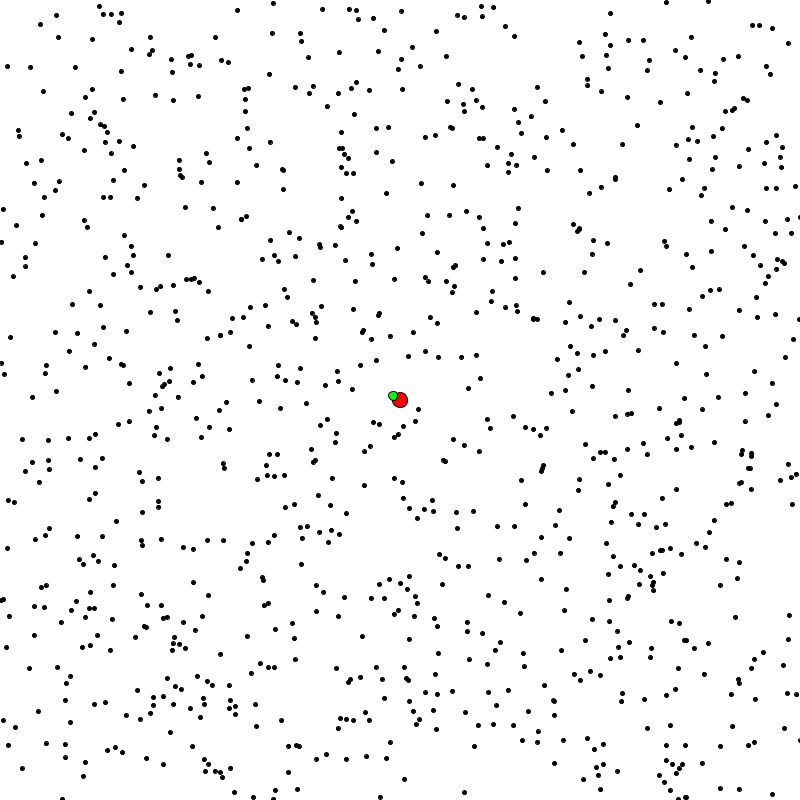
Frame 1 (no input)
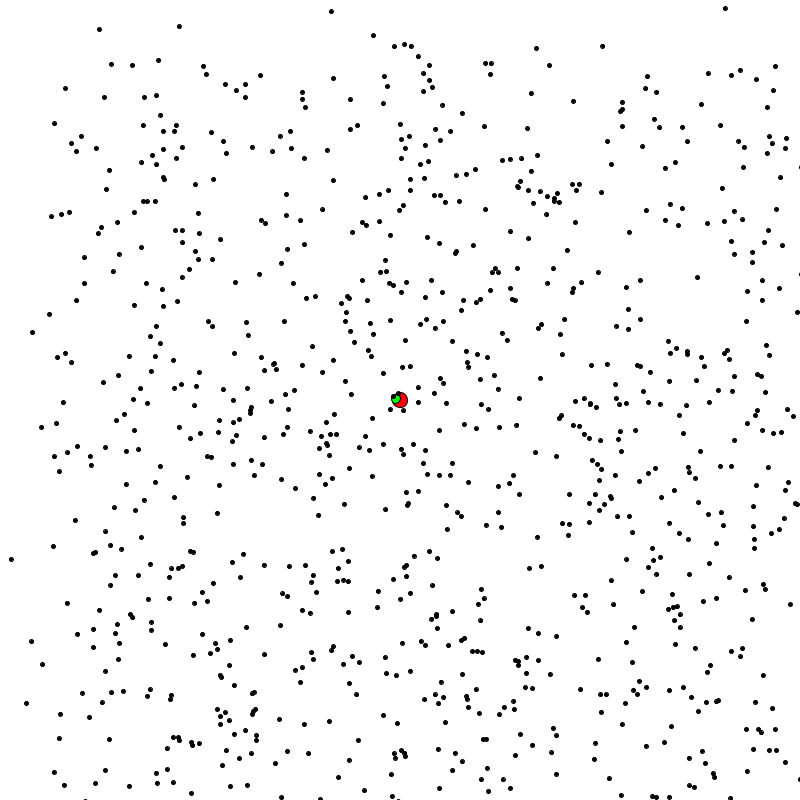
Frame 60 (the mouse pressed at the canvas centre just before this capture)
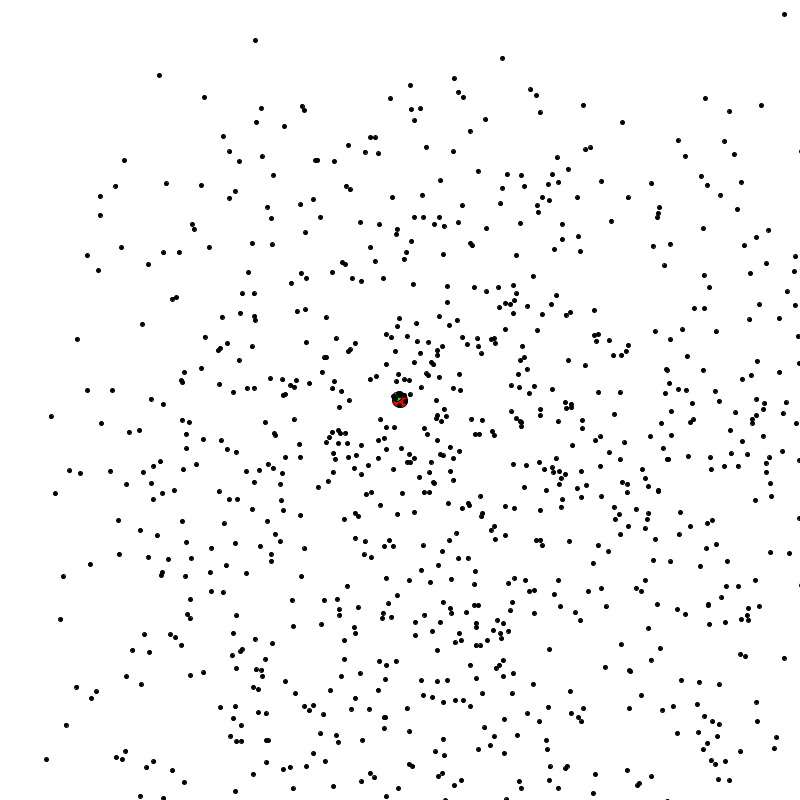
Frame 120 (the mouse held since frame 60 and released just before this capture)

The Processing sketch that drew these frames (run headless with seeded random() and noise(); from frame 60 on, the mouse is pressed at the canvas centre):

// Processing sketch: DifferentialEvolution
// ── DifferentialEvolution.pde
/**
 * Author:  Al Timofeyev
 * Date:    August 7, 2020
 * Desc:    Example of a simple Differential Evolution algorithm. Please refer to
 *          the README.txt file for explanations on what the changable variables
 *          are and what they do.
 * 
 * Version:      1.0
 * Modified By:  
 * Modify Date:  
 */

Population swarm;  // Declare the Differential Evolution population object.
PVector goal;

// ********************************************************************************
// **************** CHANGE THESE TO CONTROL DIFFERENTIAL EVOLUTION ****************
// ********************************************************************************
final int GOAL_SIZE = 15;          // The size of the goal.
final int POPULATION_SIZE = 1000;  // The size of the population.
final int GENERATIONS = 5000;      // The number of time to execute the Diffirential Evolution algorithm.

final float CR_PROBABILITY = 0.008;  // The probability of a crossover, in the range of [0, 1).
final float F = 0.0002;              // A Scaling factor, in the range of [0, 1).
final float LAMBDA = 0.2;            // A scaling factor, in the range of [0, 1).
final int STRATEGY = 1;              // The strategy to use for mutation, in the range of [1, 10].
// ********************************************************************************
// ********************************************************************************

void setup()
{
  size(800, 800);
  goal = new PVector(width/2, height/2);

  swarm = new Population(POPULATION_SIZE);
}

void draw()
{
  background(255);  // Set canvas background color.

  // Set the fill color and size of the goal.
  fill(255, 0, 0);
  ellipse(goal.x, goal.y, GOAL_SIZE, GOAL_SIZE);
  
  // Run the Differential Evolution on the population.
  swarm.run_Differential_Evolution();
  
  // Show the new population on canvas.
  swarm.show();
  
  // Print the Population Analysis of Differential Evolution for each generation.
  swarm.print_Differential_Evolution_Population_Analysis();
  
  // ******************************************************************
  // COMMENT OUT THE WHOLE SECTION BELOW IF YOU WANT THE BASIC, INFINIT-LOOP, VISUALIZATION
  // ******************************************************************
  
  // --------------------------------------
  // Comment out this IF...Statement if you are
  // using the Change Goal IF...Statement below.
  // --------------------------------------
  
  // Stop the Differential Evolution once GENERATION limit is reached.
  if(frameCount == GENERATIONS)
  {
    swarm.print_Differential_Evolution_Population_Analysis();
    noLoop();
  }
  
  // --------------------------------------
  // Comment out this IF...Statement if you are
  // using the NoLoop-GENERATIONS IF...Statement above.
  // --------------------------------------
  
  // If more than 1/4 the population has reached the goal,
  // OR, if population hasn't reached the goal every GENERATIONS iterations.
  //if(swarm.mostOfPopulationReachedGoal() || ( frameCount%GENERATIONS == 0 && !swarm.mostOfPopulationReachedGoal() ))
  //{
  //    goal = getNewGoal();       // Set a new goal location.
  //    swarm.revivePopulation();  // Revive population.
  //}
  
  // ******************************************************************
  // ******************************************************************
}

 // ********************************************************************************
 // ********************************************************************************
 
// Returns a new Goal PVector within window limits.
PVector getNewGoal()
{
  // Get two random values between [0,1].
  float rand1 = random(1);
  float rand2 = random(1);
  
  // Normalize the two random values to within the bounds.
  float x = 0 + rand1*(width - 0);
  float y = 0 + rand2*(height - 0);
  
  // Return a new PVector with the x and y coordinates.
  return new PVector(x, y);
}

// ── Dot.pde
/**
 * Author:  Al Timofeyev
 * Date:    August 7, 2020
 * Desc:    
 * 
 * Version:      1.0
 * Modified By:  
 * Modify Date:  
 */

class Dot
{
  private PVector position;  // The x,y position of the Dot on the canvas.
  PVector velocity;          // The velocity of the Dot.

  float fitness;                 // Fitness of the Dot based on it's position.
  boolean reachedGoal = false;   // True if this Dot has reached the goal.
  boolean isBest = false;        // Keeps track if the dot is the best in population.

  // ************************************************************************
  // ***************************** CONSTRUCTORS *****************************
  // ************************************************************************

  /**
   * @brief Default Constructor.
   * Initializes this Dot with a random position within window bounds.
   * A velocity vector is also initialized.
   */
  Dot()
  {
    // ---------- Initialize The Position Vector ----------
    float rand1 = random(1);          // Get two random values between [0,1].
    float rand2 = random(1);
    float x = 0 + rand1*(width - 0);  // Normalize the x value to within the bounds.
    float y = 0 + rand2*(height - 0); // Normalize the y value to within the bounds
    position = new PVector(x, y);     // Set the initial position of particle.

    // ---------- Initialize The Velocity Vector ----------
    float randx = random(0, 0.5*(width - 0));  // Get random x value.
    float randy = random(0, 0.5*(height - 0)); // Get random y value.
    velocity = new PVector(randx, randy);      // Set the initial velocity vector.
    velocity.limit(1);                         // Limit the velocity.

    // ---------------- Set Fitness Value -----------------
    calculateFitness();
  }

  // ************************************************************************
  // ******************************* METHODS ********************************
  // ************************************************************************

  /**
   * Shows the Dot on the canvas.
   */
  void show()
  {
    // If this is the best dot, make it bigger and green.
    if (isBest)
    {
      fill(0, 255, 0);
      ellipse(position.x, position.y, 9, 9);
    }
    // Else, use the default color and size.
    else
    {
      // Fill color of the dot is set to Black.
      fill(0);

      // Size of the dot. 
      ellipse(position.x, position.y, 4, 4);
    }
  }

  /**
   * Calculate the fitness of this dot.
   */
  void calculateFitness()
  {
    // The fitness is the distance to the goal.
    // Smaller fitness is better, bigger fitness is worse.
    fitness = dist(position.x, position.y, goal.x, goal.y);
  }

  // *************************************************************************************

  /**
   * Updates the velocity vector using a new Dot's position.
   * @param newDot The new Dot that this Dot will travel towards.
   */
  void updateVelocity(Dot newDot)
  {
    // Get an angle (in radians) between this Dot's position and the newDot's position.
    float angle = atan2(newDot.position.y - this.position.y, newDot.position.x - this.position.x);

    // Set the new velocity coordinates using the angle.
    velocity.add(PVector.fromAngle(angle));
    velocity.limit(5);
  }

  // *************************************************************************************

  /**
   * Move this Dot using the current velocity.
   */
  void move()
  {
    if (!reachedGoal)          // If it has not reached the goal yet.
      position.add(velocity);  // Move the Dot.
  }

  // *************************************************************************************

  /**
   * Move this Dot after updating the current velocity.
   * @param newDot The new Dot which will be used to make a new velocity.
   */
  void move(Dot newDot)
  {
    if (!reachedGoal)  // If it has not reached the goal yet.
    {
      updateVelocity(newDot);  // Update the velocity using the new Dot.
      position.add(velocity);  // Move the Dot.
    }
  }

  // *************************************************************************************

  /**
   *  Updates this Dot by moving it and checking if the goal was reached.
   */
  void update()
  {
    move();              // Move the Dot.
    calculateFitness();  // Calculate the fitness.

    // Check if the goal has been reached.
    if (dist(position.x, position.y, goal.x, goal.y) < GOAL_SIZE/2)
      reachedGoal = true;
  }

  // *************************************************************************************

  /**
   * Updates this Dot by moving it in a new Dot's direction and checking 
   * if the goal was reached.
   * @param newDot The new Dot which will be used to make a new velocity.
   */
  void update(Dot newDot)
  {
    move(newDot);        // Move the Dot towards the new Dot.
    calculateFitness();  // Calculate the fitness.

    // Check if the goal has been reached.
    if (dist(position.x, position.y, goal.x, goal.y) < GOAL_SIZE/2)
      reachedGoal = true;
  }

  // *************************************************************************************

  /**
   * Clones this Dot.
   * @return  Returns a dot.
   */
  Dot clone()
  {
    Dot child = new Dot();

    // Clone this Dots' Field variables into the child dot.
    child.position = this.position.copy();
    child.velocity = this.velocity.copy();
    child.fitness = this.fitness;
    child.reachedGoal = this.reachedGoal;
    child.isBest = this.isBest; 

    return child;
  }
}

// ── Population.pde
/**
 * Author:  Al Timofeyev
 * Date:    August 7, 2020
 * Desc:    
 * 
 * Version:      1.0
 * Modified By:  
 * Modify Date:  
 */

class Population
{
  Dot[] population;  // Population of Dots.

  // ************************************************************************
  // ***************************** CONSTRUCTORS *****************************
  // ************************************************************************

  /**
   * @brief Constructor.
   * Initializes the population of Dots with a specified population size.
   * 
   * @param populationSize The size of the population.
   */
  Population(int populationSize)
  {
    // Create a new population of Dots.
    population = new Dot[populationSize];
    for (int i = 0; i < populationSize; i++)
      population[i] = new Dot();

    // Sort the new population based on fitness.
    quicksort(population, 0, population.length-1);

    // Mark the best Dot.
    population[0].isBest = true;
  }

  // ************************************************************************
  // ******************************* METHODS ********************************
  // ************************************************************************

  /**
   * Shows the Population on the canvas.
   */
  void show()
  {
    // Show each dot in the population on the canvas.
    for (Dot dot : population)
      dot.show();
  }

  // *************************************************************************************

  /**
   * Shows the Population on the canvas.
   */
  void run_Differential_Evolution()
  {
    // For every Dot in the population.
    for (Dot dot : population)
    {
      // Initialize a list of the best Dot and 5 other random Dots.
      Dot[] randDotList = new Dot[6];
      int[] randDotIndexList = new int[6];

      // Save the best Dot first.
      randDotList[0] = population[0].clone();
      randDotIndexList[0] = 0;

      // Choose 5 more random Unique Dots from the population.
      int tempIndex, i = 1;
      boolean found = false;
      while (i < 6)
      {
        // Generate a random index from the population.
        tempIndex = int(random(1, population.length));

        for (int index : randDotIndexList)  // Check all the indices in the list.
        {
          if (tempIndex == index)  // If the index was chosen previously.
          {
            found = true;  // Set found flag.
            break;
          }
        }

        // If the Dot was NOT previously chosen.
        if (found == false)
        {
          randDotList[i] = population[tempIndex].clone();  // Add Dot to list.
          randDotIndexList[i] = tempIndex;                 // Add the Dot's index to list.
          i++;                                             // Increment the counter.
        }

        // Reset the flag to false if it was set to true.
        found = false;
      }

      // Mutate and do Crossover to make one new Dot.
      Dot newDot = mutateAndCrossover(dot.clone(), randDotList);

      // Select function - used as our update function for the Dots in the population.
      // Either moves the old Dot towards the new Dot, or continues moving the old Dot
      // in it's current direction.
      select(dot, newDot);
    }

    // Reset the previous best Dot's isBest flag to false.
    population[0].isBest = false;

    // Sort the new population based on fitness.
    quicksort(population, 0, population.length-1);

    // Mark the new best Dot.
    population[0].isBest = true;
  }

  // *************************************************************************************

  /**
   * @brief Mutate and Crossover produces one new Dot.
   *
   * @note dotList parameter variable has the best Dot at index 0 and 5 random Dots at indices 1 - 5.
   
   * @param currDot The current dot of the population.
   * @param dotList A list of the best Dot and 5 random Dots from the population.
   *
   * @return A new potential Dot of the population.
   */
  Dot mutateAndCrossover(Dot currDot, Dot[] dotList)
  {
    switch(STRATEGY)
    {
    case 1:
      return de_Strategy1(currDot, dotList[0], dotList[2], dotList[3]);
    case 2:
      return de_Strategy2(currDot, dotList[1], dotList[2], dotList[3]);
    case 3:
      return de_Strategy3(currDot, dotList[0], dotList[1], dotList[2]);
    case 4:
      return de_Strategy4(currDot, dotList[0], dotList[1], dotList[2], dotList[3], dotList[4]);
    case 5:
      return de_Strategy5(currDot, dotList[1], dotList[2], dotList[3], dotList[4], dotList[5]);
    case 6:
      return de_Strategy6(currDot, dotList[0], dotList[2], dotList[3]);
    case 7:
      return de_Strategy7(currDot, dotList[1], dotList[2], dotList[3]);
    case 8:
      return de_Strategy8(currDot, dotList[0], dotList[1], dotList[2]);
    case 9:
      return de_Strategy9(currDot, dotList[0], dotList[1], dotList[2], dotList[3], dotList[4]);
    case 10:
      return de_Strategy10(currDot, dotList[1], dotList[2], dotList[3], dotList[4], dotList[5]);
    default:
      print("\n***************************************************************\n");
      print("****************** Strategy " + STRATEGY + " Does Not Exist ******************\n");
      print("***************************************************************\n");
      print("------------------ USING DEFAULT STRATEGY 1 -------------------\n");
      print("***************************************************************\n\n");
      return de_Strategy1(currDot, dotList[0], dotList[2], dotList[3]);
    }
  }

  // *************************************************************************************

  /**
   * @brief Selects a new individual to be part of the next generation.
   * 
   * @note Normally, this function selects a new individual to REPLACE the old individual in the new population, but for this example we will move the old Dot towards the new Dot if the new Dot is better.
   * @note Since we are only moving the dot in this function, this function will be used as our update function for the Dots in the population.
   *
   * @param currDot The original Dot (solution) of the population.
   * @param newDot A new potential Dot (solution) of the population.
   */
  void select(Dot currDot, Dot newDot)
  {
    // Evaluate the new Dot and get it's fitness value.
    newDot.calculateFitness();

    // If the new Dot is better than the original Dot,
    // then move original Dot towards the new Dot.
    // Normally, if the new Dot (solution) was better than the old Dot (solution), we
    // would replace the old Dot (solution) with the new Dot (solution). But for this
    // example, we will only MOVE the old Dot towards the new Dot if the new Dot is better,
    // and not replace the old Dot.
    if (newDot.fitness < currDot.fitness)
      currDot.update(newDot);
    // Otherwise, just move the original Dot in the direction it was going previously.
    else
      currDot.update();

    // Calculate the new fitness.
    currDot.calculateFitness();
  }

  // *************************************************************************************

  /**
   * @brief Prints out the analysis for the Differential Evolution.
   * Prints out the Best Fitness value, the Average Fitness of the population, 
   * the Standard Deviation of fitness values in the poulation, and the range 
   * of fitness values (The best and worst fitness in the population).
   */
  void print_Differential_Evolution_Population_Analysis()
  {
    float averageFitnessOfPopulation;
    float bestFitnessValue, worstFitnessValue;
    float standardDeviation;
    float percentReachedGoal;
    float summedUp;
    int size = population.length;

    // ------------ Calculate Average ------------
    summedUp = 0;
    for (Dot dot : population)
      summedUp += dot.fitness;

    averageFitnessOfPopulation = summedUp / size;

    // ------------ Calculate Standard Deviation ------------
    summedUp = 0;
    for (Dot dot : population)
      summedUp += pow((dot.fitness - averageFitnessOfPopulation), 2);

    standardDeviation = sqrt((1.0/size) * summedUp);

    // ------------ Calculate How Much of Population Reached Goal ------------
    summedUp = 0;
    for (Dot dot : population)
    {
      if (dot.reachedGoal)
        summedUp++;
    }

    percentReachedGoal = (summedUp / size) * 100;

    // ------------ Set Best and Worst Fitness values ------------
    bestFitnessValue = population[0].fitness;
    worstFitnessValue = population[size-1].fitness;

    // ------------ Print Results ------------
    println("*******************************************************************");
    println("*************** ANALYSIS OF DIFFERENTIAL EVOLUTION ****************");
    println("*******************************************************************");
    println("PERCENTAGE OF POPULATION THAT REACHED GOAL:\t\t" + percentReachedGoal + "%");
    println("BEST FITNESS FROM POPULATION:\t\t\t\t" + bestFitnessValue);
    println("AVERAGE FITNESS OF POPULATION:\t\t\t\t" + averageFitnessOfPopulation);
    println("RANGE OF FITNESS VALUES IN POPULATION:\t\t\t" + "[best]: " + bestFitnessValue + "\t[worst]: " + worstFitnessValue);
    println("STANDARD DEVIATION OF FITNESS VALUES IN POPULATION:\t\t" + standardDeviation);
    println("*******************************************************************");
  }

  // *************************************************************************************

  /**
   * @brief Checks to see if most of the population has reached the goal.
   */
  boolean mostOfPopulationReachedGoal()
  {
    int size = population.length;
    boolean reached;

    // Sum up how many particles have reached the goal.
    int reachedSum = 0;
    for (Dot dot : population)
    {
      if (dot.reachedGoal)
        reachedSum++;
    }

    // Did more than 1/4 reach their goal?
    reached = float(reachedSum) / size > 0.25;

    // Return reached.
    return reached;
  }

  // *************************************************************************************

  /**
   * @brief Revives the population.
   * Revives the population by setting each particle's reachedGoal variable
   * to False so that they can move again.
   */
  void revivePopulation()
  {
    for (Dot dot : population)
      dot.reachedGoal = false;
  }

  // ****************************** STRATEGIES ******************************

  /**
   * @brief Strategy 1: DE/best/1/exp.
   *
   * @note bestDot != randDot2 != randDot3 (where "!=" means "not equal to").
   * @note In this context, solution = Dot object.
   * 
   * @param currDot The current solution of the population.
   * @param bestDot The best solution of the population.
   * @param randDot2 A randomly chosen solution from the population.
   * @param randDot3 A randomly chosen solution from the population.
   *
   * @return A new solution (Dot).
   */
  Dot de_Strategy1(Dot currDot, Dot bestDot, Dot randDot2, Dot randDot3)
  {
    // Declare a trial Dot and new solution Dot.
    Dot trialDot = new Dot();
    Dot newSolution;

    // ------------ Perform Mutation -------------
    // Normally, this would be done in a loop for every dimension of the trial Dot, but
    // for this example there are only two dimensions in the trial Dot (x,y) so we
    // don't use a loop for simplicity.
    // Mutation the position of the trial Dot
    trialDot.position.x = bestDot.position.x + F * (randDot2.position.x - randDot3.position.x);
    trialDot.position.y = bestDot.position.y + F * (randDot2.position.y - randDot3.position.y);

    // Generate a random crossover probability in the range of [0, 1).
    float randomCRProbability = random(1);

    // ------------ Perform Crossover ------------
    // Normally, this would be done in a loop for every dimension of a new solution, but
    // for this example there are only two dimensions in the new solution (x,y) so we
    // don't use a loop for simplicity.
    newSolution = currDot.clone();

    if (randomCRProbability < CR_PROBABILITY)
      newSolution.position.x = trialDot.position.x;  // Do crossover on the x coordinate.

    randomCRProbability = random(1);  // Generate another random crossover probability.

    if (randomCRProbability < CR_PROBABILITY)
      newSolution.position.y = trialDot.position.y;  // Do crossover on the y coordinate.

    // Return the new solution.
    return newSolution;
  }

  // *************************************************************************************

  /**
   * @brief Strategy 2: DE/rand/1/exp.
   *
   * @note randDot1 != randDot2 != randDot3 (where "!=" means "not equal to").
   * @note In this context, solution = Dot object.
   * 
   * @param currDot The current solution of the population.
   * @param randDot1 A randomly chosen solution from the population.
   * @param randDot2 A randomly chosen solution from the population.
   * @param randDot3 A randomly chosen solution from the population.
   *
   * @return A new solution (Dot).
   */
  Dot de_Strategy2(Dot currDot, Dot randDot1, Dot randDot2, Dot randDot3)
  {
    // Declare a trial Dot and new solution Dot.
    Dot trialDot = new Dot();
    Dot newSolution;

    // ------------ Perform Mutation -------------
    // Normally, this would be done in a loop for every dimension of the trial Dot, but
    // for this example there are only two dimensions in the trial Dot (x,y) so we
    // don't use a loop for simplicity.
    // Mutation the position of the trial Dot
    trialDot.position.x = randDot1.position.x + F * (randDot2.position.x - randDot3.position.x);
    trialDot.position.y = randDot1.position.y + F * (randDot2.position.y - randDot3.position.y);

    // Generate a random crossover probability in the range of [0, 1).
    float randomCRProbability = random(1);

    // ------------ Perform Crossover ------------
    // Normally, this would be done in a loop for every dimension of a new solution, but
    // for this example there are only two dimensions in the new solution (x,y) so we
    // don't use a loop for simplicity.
    newSolution = currDot.clone();

    if (randomCRProbability < CR_PROBABILITY)
      newSolution.position.x = trialDot.position.x;  // Do crossover on the x coordinate.

    randomCRProbability = random(1);  // Generate another random crossover probability.

    if (randomCRProbability < CR_PROBABILITY)
      newSolution.position.y = trialDot.position.y;  // Do crossover on the y coordinate.

    // Return the new solution.
    return newSolution;
  }

  // *************************************************************************************

  /**
   * @brief Strategy 3: DE/rand-to-best/1/exp.
   *
   * @note bestDot != randDot1 != randDot2 (where "!=" means "not equal to").
   * @note In this context, solution = Dot object.
   * 
   * @param currDot The current solution of the population.
   * @param bestDot The best solution of the population.
   * @param randDot1 A randomly chosen solution from the population.
   * @param randDot2 A randomly chosen solution from the population.
   *
   * @return A new solution (Dot).
   */
  Dot de_Strategy3(Dot currDot, Dot bestDot, Dot randDot1, Dot randDot2)
  {
    // Declare a trial Dot and new solution Dot.
    Dot trialDot = new Dot();
    Dot newSolution;

    // ------------ Perform Mutation -------------
    // Normally, this would be done in a loop for every dimension of the trial Dot, but
    // for this example there are only two dimensions in the trial Dot (x,y) so we
    // don't use a loop for simplicity.
    // Mutation the position of the trial Dot
    trialDot.position.x = currDot.position.x + LAMBDA * (bestDot.position.x - currDot.position.x) + F * (randDot1.position.x - randDot2.position.x);
    trialDot.position.y = currDot.position.y + LAMBDA * (bestDot.position.y - currDot.position.y) + F * (randDot1.position.y - randDot2.position.y);

    // Generate a random crossover probability in the range of [0, 1).
    float randomCRProbability = random(1);

    // ------------ Perform Crossover ------------
    // Normally, this would be done in a loop for every dimension of a new solution, but
    // for this example there are only two dimensions in the new solution (x,y) so we
    // don't use a loop for simplicity.
    newSolution = currDot.clone();

    if (randomCRProbability < CR_PROBABILITY)
      newSolution.position.x = trialDot.position.x;  // Do crossover on the x coordinate.

    randomCRProbability = random(1);  // Generate another random crossover probability.

    if (randomCRProbability < CR_PROBABILITY)
      newSolution.position.y = trialDot.position.y;  // Do crossover on the y coordinate.

    // Return the new solution.
    return newSolution;
  }

  // *************************************************************************************

  /**
   * @brief Strategy 4: DE/best/2/exp.
   *
   * @note bestDot != randDot1 != randDot2 != randDot3 != randDot4 (where "!=" means "not equal to").
   * @note In this context, solution = Dot object.
   * 
   * @param currDot The current solution of the population.
   * @param bestDot The best solution of the population.
   * @param randDot1 A randomly chosen solution from the population.
   * @param randDot2 A randomly chosen solution from the population.
   * @param randDot3 A randomly chosen solution from the population.
   * @param randDot4 A randomly chosen solution from the population.
   *
   * @return A new solution (Dot).
   */
  Dot de_Strategy4(Dot currDot, Dot bestDot, Dot randDot1, Dot randDot2, Dot randDot3, Dot randDot4)
  {
    // Declare a trial Dot and new solution Dot.
    Dot trialDot = new Dot();
    Dot newSolution;

    // ------------ Perform Mutation -------------
    // Normally, this would be done in a loop for every dimension of the trial Dot, but
    // for this example there are only two dimensions in the trial Dot (x,y) so we
    // don't use a loop for simplicity.
    // Mutation the position of the trial Dot
    trialDot.position.x = bestDot.position.x + F * (randDot1.position.x + randDot2.position.x - randDot3.position.x - randDot4.position.x);
    trialDot.position.y = bestDot.position.y + F * (randDot1.position.y + randDot2.position.y - randDot3.position.y - randDot4.position.y);

    // Generate a random crossover probability in the range of [0, 1).
    float randomCRProbability = random(1);

    // ------------ Perform Crossover ------------
    // Normally, this would be done in a loop for every dimension of a new solution, but
    // for this example there are only two dimensions in the new solution (x,y) so we
    // don't use a loop for simplicity.
    newSolution = currDot.clone();

    if (randomCRProbability < CR_PROBABILITY)
      newSolution.position.x = trialDot.position.x;  // Do crossover on the x coordinate.

    randomCRProbability = random(1);  // Generate another random crossover probability.

    if (randomCRProbability < CR_PROBABILITY)
      newSolution.position.y = trialDot.position.y;  // Do crossover on the y coordinate.

    // Return the new solution.
    return newSolution;
  }

  // *************************************************************************************

  /**
   * @brief Strategy 5: DE/rand/2/exp.
   *
   * @note randDot1 != randDot2 != randDot3 != randDot4 != randDot5 (where "!=" means "not equal to").
   * @note In this context, solution = Dot object.
   * 
   * @param currDot The current solution of the population.
   * @param randDot1 A randomly chosen solution from the population.
   * @param randDot2 A randomly chosen solution from the population.
   * @param randDot3 A randomly chosen solution from the population.
   * @param randDot4 A randomly chosen solution from the population.
   * @param randDot5 A randomly chosen solution from the population.
   *
   * @return A new solution (Dot).
   */
  Dot de_Strategy5(Dot currDot, Dot randDot1, Dot randDot2, Dot randDot3, Dot randDot4, Dot randDot5)
  {
    // Declare a trial Dot and new solution Dot.
    Dot trialDot = new Dot();
    Dot newSolution;

    // ------------ Perform Mutation -------------
    // Normally, this would be done in a loop for every dimension of the trial Dot, but
    // for this example there are only two dimensions in the trial Dot (x,y) so we
    // don't use a loop for simplicity.
    // Mutation the position of the trial Dot
    trialDot.position.x = randDot5.position.x + F * (randDot1.position.x + randDot2.position.x - randDot3.position.x - randDot4.position.x);
    trialDot.position.y = randDot5.position.y + F * (randDot1.position.y + randDot2.position.y - randDot3.position.y - randDot4.position.y);

    // Generate a random crossover probability in the range of [0, 1).
    float randomCRProbability = random(1);

    // ------------ Perform Crossover ------------
    // Normally, this would be done in a loop for every dimension of a new solution, but
    // for this example there are only two dimensions in the new solution (x,y) so we
    // don't use a loop for simplicity.
    newSolution = currDot.clone();

    if (randomCRProbability < CR_PROBABILITY)
      newSolution.position.x = trialDot.position.x;  // Do crossover on the x coordinate.

    randomCRProbability = random(1);  // Generate another random crossover probability.

    if (randomCRProbability < CR_PROBABILITY)
      newSolution.position.y = trialDot.position.y;  // Do crossover on the y coordinate.

    // Return the new solution.
    return newSolution;
  }

  // *************************************************************************************

  /**
   * @brief Strategy 6: DE/best/1/bin.
   *
   * @note bestDot != randDot2 != randDot3 (where "!=" means "not equal to").
   * @note In this context, solution = Dot object.
   * 
   * @param currDot The current solution of the population.
   * @param bestDot The best solution of the population.
   * @param randDot2 A randomly chosen solution from the population.
   * @param randDot3 A randomly chosen solution from the population.
   *
   * @return A new solution (Dot).
   */
  Dot de_Strategy6(Dot currDot, Dot bestDot, Dot randDot2, Dot randDot3)
  {
    // Declare a trial Dot and new solution Dot.
    Dot trialDot = new Dot();
    Dot newSolution;

    // ------------ Perform Mutation -------------
    // Normally, this would be done in a loop for every dimension of the trial Dot, but
    // for this example there are only two dimensions in the trial Dot (x,y) so we
    // don't use a loop for simplicity.
    // Mutation the position of the trial Dot
    trialDot.position.x = bestDot.position.x + F * (randDot2.position.x - randDot3.position.x);
    trialDot.position.y = bestDot.position.y + F * (randDot2.position.y - randDot3.position.y);

    // Generate a random index whithin range of the size of the position PVector.
    int randomIndex = int(random(2));  // In this case: 0 = x coordinate, 1 = y coordinate.

    // Generate a random crossover probability in the range of [0, 1).
    float randomCRProbability = random(1);

    // ------------ Perform Crossover ------------
    // Normally, this would be done in a loop for every dimension of a new solution, but
    // for this example there are only two dimensions in the new solution (x,y) so we
    // don't use a loop for simplicity.
    newSolution = currDot.clone();

    if (randomCRProbability < CR_PROBABILITY || randomIndex == 0)
      newSolution.position.x = trialDot.position.x;  // Do crossover on the x coordinate.

    randomCRProbability = random(1);  // Generate another random crossover probability.

    if (randomCRProbability < CR_PROBABILITY || randomIndex == 1)
      newSolution.position.y = trialDot.position.y;  // Do crossover on the y coordinate.

    // Return the new solution.
    return newSolution;
  }

  // *************************************************************************************

  /**
   * @brief Strategy 7: DE/rand/1/bin.
   *
   * @note randDot1 != randDot2 != randDot3 (where "!=" means "not equal to").
   * @note In this context, solution = Dot object.
   * 
   * @param currDot The current solution of the population.
   * @param randDot1 A randomly chosen solution from the population.
   * @param randDot2 A randomly chosen solution from the population.
   * @param randDot3 A randomly chosen solution from the population.
   *
   * @return A new solution (Dot).
   */
  Dot de_Strategy7(Dot currDot, Dot randDot1, Dot randDot2, Dot randDot3)
  {
    // Declare a trial Dot and new solution Dot.
    Dot trialDot = new Dot();
    Dot newSolution;

    // ------------ Perform Mutation -------------
    // Normally, this would be done in a loop for every dimension of the trial Dot, but
    // for this example there are only two dimensions in the trial Dot (x,y) so we
    // don't use a loop for simplicity.
    // Mutation the position of the trial Dot
    trialDot.position.x = randDot1.position.x + F * (randDot2.position.x - randDot3.position.x);
    trialDot.position.y = randDot1.position.y + F * (randDot2.position.y - randDot3.position.y);

    // Generate a random index whithin range of the size of the position PVector.
    int randomIndex = int(random(2));  // In this case: 0 = x coordinate, 1 = y coordinate.

    // Generate a random crossover probability in the range of [0, 1).
    float randomCRProbability = random(1);

    // ------------ Perform Crossover ------------
    // Normally, this would be done in a loop for every dimension of a new solution, but
    // for this example there are only two dimensions in the new solution (x,y) so we
    // don't use a loop for simplicity.
    newSolution = currDot.clone();

    if (randomCRProbability < CR_PROBABILITY || randomIndex == 0)
      newSolution.position.x = trialDot.position.x;  // Do crossover on the x coordinate.

    randomCRProbability = random(1);  // Generate another random crossover probability.

    if (randomCRProbability < CR_PROBABILITY || randomIndex == 1)
      newSolution.position.y = trialDot.position.y;  // Do crossover on the y coordinate.

    // Return the new solution.
    return newSolution;
  }

  // *************************************************************************************

  /**
   * @brief Strategy 8: DE/rand-to-best/1/bin.
   *
   * @note bestDot != randDot1 != randDot2 (where "!=" means "not equal to").
   * @note In this context, solution = Dot object.
   * 
   * @param currDot The current solution of the population.
   * @param bestDot The best solution of the population.
   * @param randDot1 A randomly chosen solution from the population.
   * @param randDot2 A randomly chosen solution from the population.
   *
   * @return A new solution (Dot).
   */
  Dot de_Strategy8(Dot currDot, Dot bestDot, Dot randDot1, Dot randDot2)
  {
    // Declare a trial Dot and new solution Dot.
    Dot trialDot = new Dot();
    Dot newSolution;

    // ------------ Perform Mutation -------------
    // Normally, this would be done in a loop for every dimension of the trial Dot, but
    // for this example there are only two dimensions in the trial Dot (x,y) so we
    // don't use a loop for simplicity.
    // Mutation the position of the trial Dot
    trialDot.position.x = currDot.position.x + LAMBDA * (bestDot.position.x - currDot.position.x) + F * (randDot1.position.x - randDot2.position.x);
    trialDot.position.y = currDot.position.y + LAMBDA * (bestDot.position.y - currDot.position.y) + F * (randDot1.position.y - randDot2.position.y);

    // Generate a random index whithin range of the size of the position PVector.
    int randomIndex = int(random(2));  // In this case: 0 = x coordinate, 1 = y coordinate.

    // Generate a random crossover probability in the range of [0, 1).
    float randomCRProbability = random(1);

    // ------------ Perform Crossover ------------
    // Normally, this would be done in a loop for every dimension of a new solution, but
    // for this example there are only two dimensions in the new solution (x,y) so we
    // don't use a loop for simplicity.
    newSolution = currDot.clone();

    if (randomCRProbability < CR_PROBABILITY || randomIndex == 0)
      newSolution.position.x = trialDot.position.x;  // Do crossover on the x coordinate.

    randomCRProbability = random(1);  // Generate another random crossover probability.

    if (randomCRProbability < CR_PROBABILITY || randomIndex == 1)
      newSolution.position.y = trialDot.position.y;  // Do crossover on the y coordinate.

    // Return the new solution.
    return newSolution;
  }

  // *************************************************************************************

  /**
   * @brief Strategy 9: DE/best/2/bin.
   *
   * @note bestDot != randDot1 != randDot2 != randDot3 != randDot4 (where "!=" means "not equal to").
   * @note In this context, solution = Dot object.
   * 
   * @param currDot The current solution of the population.
   * @param bestDot The best solution of the population.
   * @param randDot1 A randomly chosen solution from the population.
   * @param randDot2 A randomly chosen solution from the population.
   * @param randDot3 A randomly chosen solution from the population.
   * @param randDot4 A randomly chosen solution from the population.
   *
   * @return A new solution (Dot).
   */
  Dot de_Strategy9(Dot currDot, Dot bestDot, Dot randDot1, Dot randDot2, Dot randDot3, Dot randDot4)
  {
    // Declare a trial Dot and new solution Dot.
    Dot trialDot = new Dot();
    Dot newSolution;

    // ------------ Perform Mutation -------------
    // Normally, this would be done in a loop for every dimension of the trial Dot, but
    // for this example there are only two dimensions in the trial Dot (x,y) so we
    // don't use a loop for simplicity.
    // Mutation the position of the trial Dot
    trialDot.position.x = bestDot.position.x + F * (randDot1.position.x + randDot2.position.x - randDot3.position.x - randDot4.position.x);
    trialDot.position.y = bestDot.position.y + F * (randDot1.position.y + randDot2.position.y - randDot3.position.y - randDot4.position.y);

    // Generate a random index whithin range of the size of the position PVector.
    int randomIndex = int(random(2));  // In this case: 0 = x coordinate, 1 = y coordinate.

    // Generate a random crossover probability in the range of [0, 1).
    float randomCRProbability = random(1);

    // ------------ Perform Crossover ------------
    // Normally, this would be done in a loop for every dimension of a new solution, but
    // for this example there are only two dimensions in the new solution (x,y) so we
    // don't use a loop for simplicity.
    newSolution = currDot.clone();

    if (randomCRProbability < CR_PROBABILITY || randomIndex == 0)
      newSolution.position.x = trialDot.position.x;  // Do crossover on the x coordinate.

    randomCRProbability = random(1);  // Generate another random crossover probability.

    if (randomCRProbability < CR_PROBABILITY || randomIndex == 1)
      newSolution.position.y = trialDot.position.y;  // Do crossover on the y coordinate.

    // Return the new solution.
    return newSolution;
  }

  // *************************************************************************************

  /**
   * @brief Strategy 10: DE/rand/2/bin.
   *
   * @note randDot1 != randDot2 != randDot3 != randDot4 != randDot5 (where "!=" means "not equal to").
   * @note In this context, solution = Dot object.
   * 
   * @param currDot The current solution of the population.
   * @param randDot1 A randomly chosen solution from the population.
   * @param randDot2 A randomly chosen solution from the population.
   * @param randDot3 A randomly chosen solution from the population.
   * @param randDot4 A randomly chosen solution from the population.
   * @param randDot5 A randomly chosen solution from the population.
   *
   * @return A new solution (Dot).
   */
  Dot de_Strategy10(Dot currDot, Dot randDot1, Dot randDot2, Dot randDot3, Dot randDot4, Dot randDot5)
  {
    // Declare a trial Dot and new solution Dot.
    Dot trialDot = new Dot();
    Dot newSolution;

    // ------------ Perform Mutation -------------
    // Normally, this would be done in a loop for every dimension of the trial Dot, but
    // for this example there are only two dimensions in the trial Dot (x,y) so we
    // don't use a loop for simplicity.
    // Mutation the position of the trial Dot
    trialDot.position.x = randDot5.position.x + F * (randDot1.position.x + randDot2.position.x - randDot3.position.x - randDot4.position.x);
    trialDot.position.y = randDot5.position.y + F * (randDot1.position.y + randDot2.position.y - randDot3.position.y - randDot4.position.y);

    // Generate a random index whithin range of the size of the position PVector.
    int randomIndex = int(random(2));  // In this case: 0 = x coordinate, 1 = y coordinate.

    // Generate a random crossover probability in the range of [0, 1).
    float randomCRProbability = random(1);

    // ------------ Perform Crossover ------------
    // Normally, this would be done in a loop for every dimension of a new solution, but
    // for this example there are only two dimensions in the new solution (x,y) so we
    // don't use a loop for simplicity.
    newSolution = currDot.clone();

    if (randomCRProbability < CR_PROBABILITY || randomIndex == 0)
      newSolution.position.x = trialDot.position.x;  // Do crossover on the x coordinate.

    randomCRProbability = random(1);  // Generate another random crossover probability.

    if (randomCRProbability < CR_PROBABILITY || randomIndex == 1)
      newSolution.position.y = trialDot.position.y;  // Do crossover on the y coordinate.

    // Return the new solution.
    return newSolution;
  }

  // *************************************************************************************
  // *************************************************************************************

  /**
   * A Quicksort implementation for a Dot array based on their fitness.
   *
   * @note Sorted in Ascending Order.
   *
   * @param dots  The array of Dots.
   * @param start  The starting index of Dots for the quicksort (inclusive).
   * @param end    The ending index of Dots for the quicksort (inclusive).
   */
  void quicksort(Dot[] dots, int start, int end)
  {
    int leftIndex = start;
    int rightIndex = end;
    int mid = start + (end - start) / 2;

    float pivot = dots[mid].fitness;

    while (leftIndex < end || rightIndex > start)
    {
      // Ignore all the numbers greater than pivot to the left.
      while (dots[leftIndex].fitness < pivot)    // Change it to > for Descending Order.
        leftIndex++;

      // Ignore all the numbers less than pivot to the right.
      while (dots[rightIndex].fitness > pivot)   // Change it to < for Descending Order.
        rightIndex--;

      if (leftIndex <= rightIndex)
      {
        swap(dots, leftIndex, rightIndex);
        leftIndex++;
        rightIndex--;
      } else
      {
        if (leftIndex < end)
          quicksort(dots, leftIndex, end);
        if (rightIndex > start)
          quicksort(dots, start, rightIndex);
        return;
      }
    }
  }

  /**
   * Swaps two values of a Dot array.
   *
   * @param dots    The array of Dots.
   * @param index1  The 1st index of the Dots for the swap.
   * @param index2  The 2nd index of the Dots for the swap.
   */
  void swap(Dot[] dots, int index1, int index2)
  {
    Dot temp = dots[index1];
    dots[index1] = dots[index2];
    dots[index2] = temp;
  }
}
